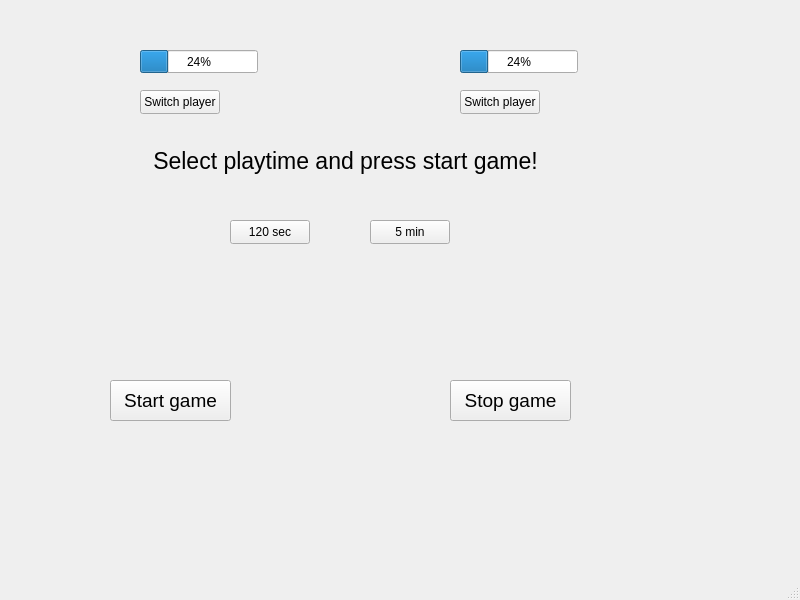
<?xml version="1.0" encoding="UTF-8"?>
<ui version="4.0">
 <class>MainWindow</class>
 <widget class="QMainWindow" name="MainWindow">
  <property name="geometry">
   <rect>
    <x>0</x>
    <y>0</y>
    <width>800</width>
    <height>600</height>
   </rect>
  </property>
  <property name="windowTitle">
   <string>MainWindow</string>
  </property>
  <widget class="QWidget" name="centralwidget">
   <widget class="QProgressBar" name="progressBar1">
    <property name="geometry">
     <rect>
      <x>140</x>
      <y>50</y>
      <width>118</width>
      <height>23</height>
     </rect>
    </property>
    <property name="value">
     <number>24</number>
    </property>
   </widget>
   <widget class="QProgressBar" name="progressBar2">
    <property name="geometry">
     <rect>
      <x>460</x>
      <y>50</y>
      <width>118</width>
      <height>23</height>
     </rect>
    </property>
    <property name="value">
     <number>24</number>
    </property>
   </widget>
   <widget class="QPushButton" name="btnSwitch1">
    <property name="geometry">
     <rect>
      <x>140</x>
      <y>90</y>
      <width>80</width>
      <height>24</height>
     </rect>
    </property>
    <property name="text">
     <string>Switch player</string>
    </property>
   </widget>
   <widget class="QPushButton" name="btnSwitch2">
    <property name="geometry">
     <rect>
      <x>460</x>
      <y>90</y>
      <width>80</width>
      <height>24</height>
     </rect>
    </property>
    <property name="text">
     <string>Switch player</string>
    </property>
   </widget>
   <widget class="QPushButton" name="btn120Sec">
    <property name="geometry">
     <rect>
      <x>230</x>
      <y>220</y>
      <width>80</width>
      <height>24</height>
     </rect>
    </property>
    <property name="text">
     <string>120 sec</string>
    </property>
   </widget>
   <widget class="QPushButton" name="btn5Min">
    <property name="geometry">
     <rect>
      <x>370</x>
      <y>220</y>
      <width>80</width>
      <height>24</height>
     </rect>
    </property>
    <property name="text">
     <string>5 min</string>
    </property>
   </widget>
   <widget class="QPushButton" name="btnStartGame">
    <property name="geometry">
     <rect>
      <x>110</x>
      <y>380</y>
      <width>121</width>
      <height>41</height>
     </rect>
    </property>
    <property name="font">
     <font>
      <pointsize>14</pointsize>
     </font>
    </property>
    <property name="text">
     <string>Start game</string>
    </property>
   </widget>
   <widget class="QPushButton" name="btnStopGame">
    <property name="geometry">
     <rect>
      <x>450</x>
      <y>380</y>
      <width>121</width>
      <height>41</height>
     </rect>
    </property>
    <property name="font">
     <font>
      <pointsize>14</pointsize>
     </font>
    </property>
    <property name="text">
     <string>Stop game</string>
    </property>
   </widget>
   <widget class="QLabel" name="lblGameText">
    <property name="geometry">
     <rect>
      <x>70</x>
      <y>130</y>
      <width>551</width>
      <height>61</height>
     </rect>
    </property>
    <property name="font">
     <font>
      <pointsize>17</pointsize>
     </font>
    </property>
    <property name="text">
     <string>Select playtime and press start game!</string>
    </property>
    <property name="alignment">
     <set>Qt::AlignCenter</set>
    </property>
   </widget>
  </widget>
  <widget class="QMenuBar" name="menubar">
   <property name="geometry">
    <rect>
     <x>0</x>
     <y>0</y>
     <width>800</width>
     <height>21</height>
    </rect>
   </property>
  </widget>
  <widget class="QStatusBar" name="statusbar"/>
 </widget>
 <resources/>
 <connections/>
</ui>
